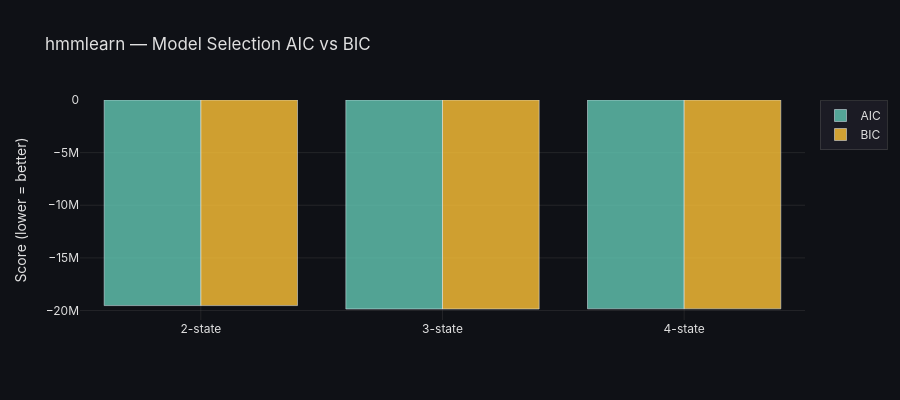

This figure's notebook cell:
### Markdown cell above
## 5. Model Selection with hmmlearn (N = 2 … 6)

### Code cell
selection_rows = []

for N in range(2, 5):
    prior = np.full((N, N), 1.0)
    np.fill_diagonal(prior, 25.0)
    h = hmmlearn_hmm.GaussianHMM(n_components=N, covariance_type="diag",
                                   n_iter=300, tol=1e-7, random_state=42, transmat_prior=prior)
    h.fit(X_train)
    ll_tr = h.score(X_train) * len(X_train)
    ll_te = h.score(X_test)  * len(X_test)
    k     = hmm_n_params(N)
    selection_rows.append({
        "N": N,
        "Train LL": round(ll_tr, 1),
        "Test LL":  round(ll_te, 1),
        "AIC":      round(aic(ll_tr, k), 1),
        "BIC":      round(bic(ll_tr, k, len(X_train)), 1),
    })
    print(f"N={N}  TrainLL={ll_tr:.1f}  TestLL={ll_te:.1f}  AIC={aic(ll_tr,k):.1f}  BIC={bic(ll_tr,k,len(X_train)):.1f}")

sel_df = pd.DataFrame(selection_rows)
print("\n", sel_df.to_string(index=False))

fig = plot_aic_bic([f"{r['N']}-state" for r in selection_rows],
                   [r["AIC"] for r in selection_rows],
                   [r["BIC"] for r in selection_rows],
                   title="hmmlearn — Model Selection AIC vs BIC")
fig.show()

### Figure 1 — Plotly figure (JSON) as saved in the notebook; plotly's stock layout.template omitted (floating-point values rounded to 4 significant figures)
{"data": [{"marker": {"color": "rgba(99,200,180,0.8)"}, "name": "AIC", "type": "bar", "x": ["2-state", "3-state", "4-state"], "y": [-19530000.0, -19850000.0, -19840000.0]}, {"marker": {"color": "rgba(255,195,55,0.8)"}, "name": "BIC", "type": "bar", "x": ["2-state", "3-state", "4-state"], "y": [-19530000.0, -19850000.0, -19840000.0]}], "layout": {"barmode": "group", "font": {"color": "#e0e0e0", "family": "Inter, Arial, sans-serif"}, "height": 400, "legend": {"bgcolor": "rgba(30,30,40,0.8)", "bordercolor": "rgba(80,80,80,0.5)", "borderwidth": 1}, "paper_bgcolor": "rgba(15,17,22,1)", "plot_bgcolor": "rgba(15,17,22,1)", "title": {"text": "hmmlearn — Model Selection AIC vs BIC"}, "xaxis": {"gridcolor": "rgba(80,80,80,0.3)", "showgrid": true, "zeroline": false}, "yaxis": {"gridcolor": "rgba(80,80,80,0.3)", "showgrid": true, "title": {"text": "Score (lower = better)"}, "zeroline": false}}}
